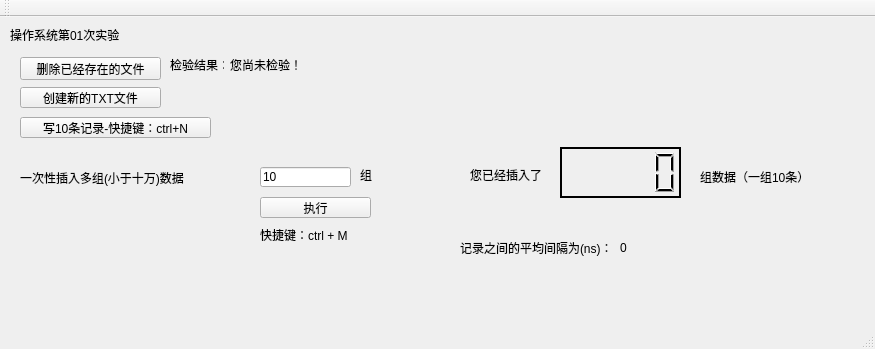
<?xml version="1.0" encoding="UTF-8"?>
<ui version="4.0">
 <class>MainWindow</class>
 <widget class="QMainWindow" name="MainWindow">
  <property name="geometry">
   <rect>
    <x>0</x>
    <y>0</y>
    <width>875</width>
    <height>349</height>
   </rect>
  </property>
  <property name="minimumSize">
   <size>
    <width>875</width>
    <height>349</height>
   </size>
  </property>
  <property name="maximumSize">
   <size>
    <width>875</width>
    <height>349</height>
   </size>
  </property>
  <property name="windowTitle">
   <string>操作系统第01次实验</string>
  </property>
  <widget class="QWidget" name="centralWidget">
   <widget class="QLabel" name="programTitleLab">
    <property name="geometry">
     <rect>
      <x>10</x>
      <y>10</y>
      <width>111</width>
      <height>16</height>
     </rect>
    </property>
    <property name="text">
     <string>操作系统第01次实验</string>
    </property>
   </widget>
   <widget class="QPushButton" name="delExistBtn">
    <property name="geometry">
     <rect>
      <x>20</x>
      <y>40</y>
      <width>141</width>
      <height>23</height>
     </rect>
    </property>
    <property name="text">
     <string>删除已经存在的文件</string>
    </property>
   </widget>
   <widget class="QLabel" name="label_2">
    <property name="geometry">
     <rect>
      <x>170</x>
      <y>40</y>
      <width>54</width>
      <height>16</height>
     </rect>
    </property>
    <property name="text">
     <string>检验结果：</string>
    </property>
   </widget>
   <widget class="QLabel" name="delFileLab">
    <property name="geometry">
     <rect>
      <x>230</x>
      <y>40</y>
      <width>191</width>
      <height>16</height>
     </rect>
    </property>
    <property name="text">
     <string>您尚未检验！</string>
    </property>
   </widget>
   <widget class="QPushButton" name="createFileBtn">
    <property name="geometry">
     <rect>
      <x>20</x>
      <y>70</y>
      <width>141</width>
      <height>21</height>
     </rect>
    </property>
    <property name="text">
     <string>创建新的TXT文件</string>
    </property>
   </widget>
   <widget class="QLabel" name="createFileLab">
    <property name="geometry">
     <rect>
      <x>170</x>
      <y>70</y>
      <width>251</width>
      <height>16</height>
     </rect>
    </property>
    <property name="text">
     <string/>
    </property>
   </widget>
   <widget class="QPushButton" name="writeTXTBtn">
    <property name="geometry">
     <rect>
      <x>20</x>
      <y>100</y>
      <width>191</width>
      <height>21</height>
     </rect>
    </property>
    <property name="text">
     <string>写10条记录-快捷键：ctrl+N</string>
    </property>
    <property name="shortcut">
     <string>Ctrl+N</string>
    </property>
   </widget>
   <widget class="QLabel" name="exTimeLab">
    <property name="geometry">
     <rect>
      <x>470</x>
      <y>150</y>
      <width>81</width>
      <height>16</height>
     </rect>
    </property>
    <property name="text">
     <string>您已经插入了</string>
    </property>
   </widget>
   <widget class="QLCDNumber" name="exTimesLcdNum">
    <property name="geometry">
     <rect>
      <x>560</x>
      <y>130</y>
      <width>121</width>
      <height>51</height>
     </rect>
    </property>
    <property name="frameShape">
     <enum>QFrame::WinPanel</enum>
    </property>
    <property name="frameShadow">
     <enum>QFrame::Plain</enum>
    </property>
    <property name="lineWidth">
     <number>0</number>
    </property>
    <property name="midLineWidth">
     <number>0</number>
    </property>
    <property name="smallDecimalPoint">
     <bool>false</bool>
    </property>
    <property name="value" stdset="0">
     <double>0.000000000000000</double>
    </property>
   </widget>
   <widget class="QLabel" name="label">
    <property name="geometry">
     <rect>
      <x>700</x>
      <y>150</y>
      <width>111</width>
      <height>20</height>
     </rect>
    </property>
    <property name="text">
     <string>组数据（一组10条）</string>
    </property>
   </widget>
   <widget class="QLabel" name="label_3">
    <property name="geometry">
     <rect>
      <x>460</x>
      <y>210</y>
      <width>151</width>
      <height>41</height>
     </rect>
    </property>
    <property name="text">
     <string>记录之间的平均间隔为(ns)：</string>
    </property>
   </widget>
   <widget class="QLabel" name="delayLab">
    <property name="geometry">
     <rect>
      <x>620</x>
      <y>210</y>
      <width>141</width>
      <height>41</height>
     </rect>
    </property>
    <property name="text">
     <string>0</string>
    </property>
   </widget>
   <widget class="QLabel" name="label_4">
    <property name="geometry">
     <rect>
      <x>20</x>
      <y>150</y>
      <width>191</width>
      <height>21</height>
     </rect>
    </property>
    <property name="text">
     <string>一次性插入多组(小于十万)数据</string>
    </property>
   </widget>
   <widget class="QLineEdit" name="doManyExLineEdit">
    <property name="geometry">
     <rect>
      <x>260</x>
      <y>150</y>
      <width>91</width>
      <height>20</height>
     </rect>
    </property>
    <property name="text">
     <string>10</string>
    </property>
   </widget>
   <widget class="QPushButton" name="doManyExBtn">
    <property name="geometry">
     <rect>
      <x>260</x>
      <y>180</y>
      <width>111</width>
      <height>21</height>
     </rect>
    </property>
    <property name="text">
     <string>执行</string>
    </property>
    <property name="shortcut">
     <string>Ctrl+M</string>
    </property>
   </widget>
   <widget class="QLabel" name="label_5">
    <property name="geometry">
     <rect>
      <x>360</x>
      <y>150</y>
      <width>16</width>
      <height>16</height>
     </rect>
    </property>
    <property name="text">
     <string>组</string>
    </property>
   </widget>
   <widget class="QLabel" name="label_6">
    <property name="geometry">
     <rect>
      <x>260</x>
      <y>210</y>
      <width>111</width>
      <height>16</height>
     </rect>
    </property>
    <property name="text">
     <string>快捷键：ctrl + M</string>
    </property>
   </widget>
  </widget>
  <widget class="QMenuBar" name="menuBar">
   <property name="geometry">
    <rect>
     <x>0</x>
     <y>0</y>
     <width>875</width>
     <height>23</height>
    </rect>
   </property>
  </widget>
  <widget class="QToolBar" name="mainToolBar">
   <attribute name="toolBarArea">
    <enum>TopToolBarArea</enum>
   </attribute>
   <attribute name="toolBarBreak">
    <bool>false</bool>
   </attribute>
  </widget>
  <widget class="QStatusBar" name="statusBar"/>
 </widget>
 <layoutdefault spacing="6" margin="11"/>
 <resources/>
 <connections/>
</ui>
